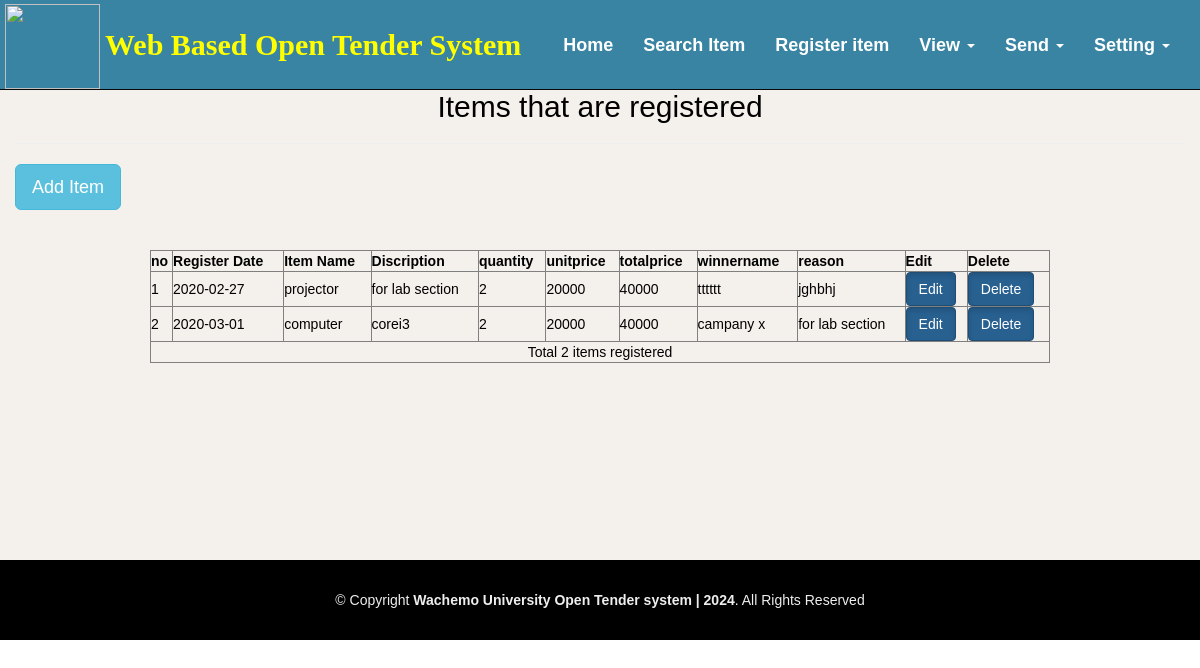
Page /displayitem.php (signed in) on the committed database.
### tables this page shows
CREATE TABLE `items` (
  `id` int(11) NOT NULL,
  `no` int(11) NOT NULL,
  `register_date` date DEFAULT NULL,
  `item_name` varchar(20) DEFAULT NULL,
  `Discription` varchar(2000) NOT NULL,
  `quantity` int(200) NOT NULL,
  `unitprice` int(100) NOT NULL,
  `totalprice` int(200) NOT NULL,
  `winnername` varchar(100) NOT NULL,
  `reason` varchar(1000) NOT NULL
);

### displayitem.php (the view, shortened to what this page needs)
<?php
$mysql = mysqli_connect("localhost","root","");
mysqli_select_db($mysql,"tender");
 ?>
<!DOCTYPE html>
<html>
<head>
 <link rel="stylesheet" href="css/fontawesome.min.css">
  <link rel="stylesheet" href="css1/mystyle1.min.css">
 <link href="css/animate/animate.min.css" rel="stylesheet">
 <link href="css/ionicons/css/ionicons.min.css" rel="stylesheet">
  <link rel="stylesheet" type="text/css" href="css/login33.css">
<link rel="stylesheet" type="text/css" href="css/stylelogin.css">
  <link rel="stylesheet" type="text/css" href="css/index.css">
  <link rel="stylesheet" href="css/fontawesome.min.css">
</head>
<body data-spy="scroll" data-target=".navbar" data-offset="50">
<nav class="navbar navbar-inverse navbar-fixed-top">
  <div class="container-fluid">
    <div class="navbar-header">
      <h3><a class="navbar-brand1" href="#">Web Based Open Tender System</a></h3>
      <a href="index.php"><img style="margin-top:-90px;margin-left:-10px;" src="images/ww.png" width="95px"
   height="85px"></a>
    </div>
    <div>
      <div class="collapse navbar-collapse" id="myNavbar">
        <ul class="nav menu ">
           <li> <a href="propertydepartment.php" ><span class="glyphicon glyphicon-home"></span>Home</a></li>
		     <li><a href="searchitem.php" >Search Item</a></li>
		  <li>  <a href="#myModal" data-toggle="modal">Register item</a></li>
            <li class="dropdown"><a class="dropdown-toggle" data-toggle="dropdown" href="#">View <span class="caret"></span></a>
          </li>
		  <li class="dropdown"><a class="dropdown-toggle" data-toggle="dropdown" href="#">Send <span class="caret"></span></a>
          </li>
          <li class="dropdown"><a class="dropdown-toggle" data-toggle="dropdown" href="#">Setting <span class="caret"></span></a>
          </li>
        </ul>
      </div>
    </div>
  </div>
</nav>
<div id="section1" class="container-fluid" style="visibility: visible; animation-name: fadeInUp; -webkit-animation-name: fadeInUp;">
<center><h2 style="color:black;margin-top:40px;"> Items that are registered</h2></center>
		<hr>
		<div class="aaa">
	<button type="button" class="btn btn-info btn-lg" data-toggle="modal" data-target="#myModal">Add Item</button>
		</div>
		<br><br>
 <table border="1" width="900" align="center" cellpadding="3" class="mytable" cellspacing="0">
                <tr>
<th>no </th>
<th>Register Date </th>
<th> Item Name </th><th>Discription</th><th>quantity</th><th>unitprice</th><th>totalprice</th><th>winnername</th><th>reason</th><th> Edit</th><th> Delete</th>
            </tr>
			  <?php
			  $result = mysqli_query($mysql," SELECT * FROM items ");
while($row = mysqli_fetch_array($result)){
	$no=$row['no'];$date=$row['register_date'];
		$itemname=$row['item_name'];
		$d=$row['Discription'];
		$up=$row['unitprice'];
		$tp=$row['totalprice'];
		$qu=$row['quantity'];
		$wn=$row['winnername'];
		$r=$row['reason'];
		?>
		<tr>
<td><?php echo $no ;?></td>
<td><?php echo $date; ?></td><td><?php echo $itemname; ?></td>
<td><?php echo $d;?></td>
<td><?php echo $qu;?></td>
<td><?php echo $up;?></td>
<td><?php echo $tp;?></td>
<td><?php echo $wn;?></td>
<td><?php echo $r;?></td>
<td style="color:blue;"><button type="button" class="btn btn-primary active   updatebtn">Edit</button></td>
<td style="color:blue;"><button type="button" class="btn btn-primary active   deletebtn">Delete</button></td>
<?php
  }
  $sql="SELECT * FROM items";
  $result=mysqli_query($mysql,$sql);
	$records = mysqli_num_rows($result);
    ?>
	 <tr>
              <td align="center" colspan="15" ><?php echo "Total ".$records." items registered"; ?> </td>
            </tr>
?></table>
</div>
<footer id="footer" >
    <div class="container">
      <div class="copyright">
        © Copyright <strong>Wachemo University Open Tender system | 2024</strong>. All Rights Reserved
      </div>
                        </div>
  </footer>
</body>
</html>

### css/stylelogin.css (style rules this page uses)
*,:after,:before { box-sizing:border-box }
a { color:inherit;text-decoration:none }

### css/index.css (style rules this page uses)
body { margin: 0; font-family: Arial, Helvetica, sans-serif; background-color:none; overflow-y:none; }
#section1 { overflow-y: scroll; background-color:#F4F0EC; }
.collapse { float:right; font-size:20px;margin-right:40px; }
.navbar { background-color:#3884a2; height:90px; }
.navbar-brand1 { margin-left:90px;margin-top:-60px;font-size:30px;font-family:san serif;font-weight:bold;color:yellow;line-height:50px; }
ul li a { font-size:18px; font-family:sans-serif; color:white; font-weight:bold; line-height:70px; }
ul { list-style-type: none; backgjround-color: #333; margin-right:-40px; }
li { float: left; }
li a { display: block; color: white; text-align: center; padding: 44px 46px; text-decoration: none; }
.active { background-color: #4CAF50; color: white; }
#footer { position:absolute; width:100%; background: #000; padding: 0 0 30px 0; color: #eee; font-size: 14px; margin-bottom:-100px; }
#footer .copyright { text-align: center; padding-top: 30px; }

### displayitem.php (style rules this page uses)
body { position: relative; }
#section1 { padding-top:50px;height:560px;color: #fff; }
table { color:black; }

### rows in the picture
items: no "1", register_date "2020-02-27", item_name "projector", Discription "for lab section", quantity "2", unitprice "20000", totalprice "40000", winnername "tttttt", reason "jghbhj"
items: no "2", register_date "2020-03-01", item_name "computer", Discription "corei3", quantity "2", unitprice "20000", totalprice "40000", winnername "campany x", reason "for lab section"

### other values in the picture
$records "2"
